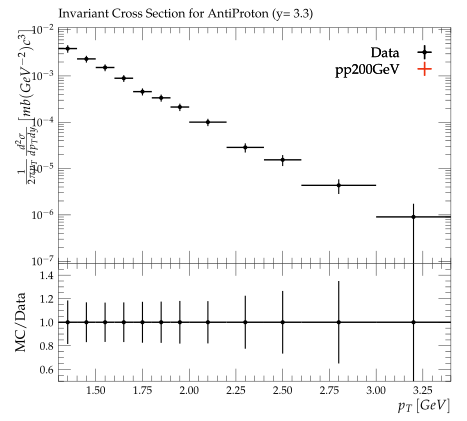

Here is the Python script that generated this plot:
#! /usr/bin/env python3

# This Python script was auto-generated using YODA v2.1.0.
# Analysis object: /BRAHMS_2007_I742956/d12-x01-y01
# Timestamp: 07-10-2025 (17:32:21)

import matplotlib as mpl
import matplotlib.pyplot as plt
mpl.use('Agg') # comment out for interactive use
import os
import numpy as np
from numpy import nan, inf

plotDir = os.path.split(os.path.realpath(__file__))[0]
if 'YODA_USER_PLOT_PATH' in globals():
    plot_outdir = globals()['YODA_USER_PLOT_PATH']
else:
    plot_outdir = plotDir

#plot style
plt.style.use(os.path.join(plotDir, '../default.mplstyle'))
# plot metadata
figW, figH = plt.rcParams['figure.figsize']
ax_xLabel = r'$p_T \left[GeV\right]$'
ax_yLabel = r'$\frac{1}{2\pi{p_{T}}}\frac{d^2\sigma}{dp_{T}dy}\left[mb(GeV^{-2})c^3\right]$'
ax_title  = r'Invariant Cross Section for AntiProton (y= 3.3)'
ax_xScale = 'linear'
ax_yScale = 'log'
xLims = (1.3, 3.4)
yLims = (9e-08, 0.011000000000000001)

# TeX-friendly labels for the legend
labels = {
    'legend' : ([ r"Data", r"pp200GeV" ], r""),
}

# Adjust canvas width and height
canvasW = 10.0
canvasH = 9.0
figW *= canvasW/10.
figH *= canvasH/9.

# Create figure and axis objects
fig, (ax, ratio0_ax) = plt.subplots(2, 1, sharex=True,
                  figsize=(figW,figH), gridspec_kw={'height_ratios': (6.0, 3.0)})

# Set figure margins
plt.subplots_adjust(
    left   = 1.0 * plt.rcParams['figure.subplot.left'],
    right  = 1.0 * plt.rcParams['figure.subplot.right'],
    top    = 1.0 * plt.rcParams['figure.subplot.top'],
    bottom = 1.0 * plt.rcParams['figure.subplot.bottom'])

ratio0_ax.yaxis.set_major_locator(mpl.ticker.MultipleLocator(0.2))
ratio0_ax.set_ylim(0.5, 1.4999)
ratio0_ax.set_ylabel('MC/Data')

# the numerical data is stored in a separate file
dataf = dict()
prefix = os.path.split(__file__)[0]
if prefix:    prefix = prefix + '/'
exec(open(prefix+'d12-x01-y01__data.py').read(), dataf)


legend_handles = dict() # keep track of handles for the legend

# style options for curves
# starts at zorder>=5 to draw curve on top of legend
styles = {
  'Data': {
    'color' : 'black',
    'linestyle' : '-',
    'linewidth' : 1,
    'marker' : 'o',
    'markersize' : 2,
    'capsize' : 0.0,
    'zorder' : 5,
    'histstyle' : 0,
    'drawstyle' : 'steps-pre',
    'xerrorbars' : 1,
    'yerrorbars' : 1,
    'fillcolor' : None,
    'fillopacity' : 1.0,
    'ratio0_linestyle' : '-',
    'ratio0_linewidth' : 1,
    'ratio0_marker' : 'o',
    'ratio0_markersize' : 2,
    'ratio0_capsize' : 0.0,
    'ratio0_zorder' : 5,
    'ratio0_histstyle' : 0,
    'ratio0_drawstyle' : 'steps-pre',
    'ratio0_xerrorbars' : 1,
    'ratio0_yerrorbars' : 1,
  },
  'pp200GeV.yoda': {
    'color' : '#EE3311',
    'linestyle' : '-',
    'linewidth' : 1,
    'marker' : 'none',
    'markersize' : 2,
    'capsize' : 0.0,
    'zorder' : 6,
    'histstyle' : 1,
    'drawstyle' : 'steps-pre',
    'xerrorbars' : 1,
    'yerrorbars' : 1,
    'fillcolor' : None,
    'fillopacity' : 1.0,
    'ratio0_linestyle' : '-',
    'ratio0_linewidth' : 1,
    'ratio0_marker' : 'none',
    'ratio0_markersize' : 2,
    'ratio0_capsize' : 0.0,
    'ratio0_zorder' : 6,
    'ratio0_histstyle' : 1,
    'ratio0_drawstyle' : 'steps-pre',
    'ratio0_xerrorbars' : 1,
    'ratio0_yerrorbars' : 1,
  },
}

# curve from input yoda files in main panel
for label, yvals in dataf['yvals'].items():
    if all(np.isnan(v) for v in dataf['yvals'][label]):
        continue
    tmp = None
    if styles[label]['histstyle']: # draw as histogram
        xpos = dataf['xedges'][label] if styles[label]['drawstyle'] else dataf['xpoints'][label]
        ypos = np.insert(yvals, 0, yvals[0]) if styles[label]['drawstyle'] else yvals
        if styles[label]['fillcolor']: # fill area below curve
            ax.fill_between(xpos, ypos, step='pre',
                            color=styles[label]['fillcolor'],
                            alpha=styles[label]['fillopacity'])
        tmp, = ax.plot(xpos, ypos,
                       color=styles[label]['color'],
                       linestyle=styles[label]['linestyle'],
                       linewidth=styles[label]['linewidth'],
                       drawstyle=styles[label]['drawstyle'], solid_joinstyle='miter',
                       zorder=styles[label]['zorder'], label=label)
    tmp = ax.errorbar(dataf['xpoints'][label], yvals,
                      xerr=np.array(dataf['xerrs'][label])*styles[label]['xerrorbars'],
                      yerr=np.array(dataf['yerrs'][label])*styles[label]['yerrorbars'],
                      fmt=styles[label]['marker'], capsize=styles[label]['capsize'],
                      markersize=styles[label]['markersize'],
                      ecolor=styles[label]['color'],
                      color=styles[label]['color'], zorder=styles[label]['zorder'])
    tmp[-1][0].set_linestyle(styles[label]['linestyle'])
    tmp[-1][0].set_linewidth(styles[label]['linewidth'])
    if label in dataf['add_legend_handle']:  legend_handles[label] = tmp
    for varLabel in dataf['variation_yvals'].keys():
        if varLabel.startswith(label):
            tmp, = ax.plot(dataf['xedges'][label], dataf['variation_yvals'][varLabel],
                           color=styles[label]['color'],
                           linestyle=styles[label]['linestyle'],
                           linewidth=styles[label]['linewidth'],
                           drawstyle='steps-pre', solid_joinstyle='miter',
                           zorder=styles[label]['zorder'], alpha=0.5)


# plots on ratio panel
# curve from input yoda files in ratio panel
for label, yvals in dataf['ratio0_yvals'].items():
    if all(np.isnan(v) for v in yvals):
        continue
    if styles[label]['ratio0_histstyle']: # plot as histogram
        xpos = dataf['xedges']['Data'] if styles[label]['ratio0_drawstyle'] else dataf['xpoints']['Data']
        ypos = np.insert(yvals, 0, yvals[0]) if styles[label]['ratio0_drawstyle'] else yvals
        ratio0_ax.plot(xpos, ypos,
                       color=styles[label]['color'],
                       linewidth=styles[label]['linewidth'],
                       linestyle=styles[label]['ratio0_linestyle'],
                       drawstyle=styles[label]['ratio0_drawstyle'], zorder=styles[label]['zorder'],
                       solid_joinstyle='miter')
    tmp = ratio0_ax.errorbar(dataf['xpoints']['Data'], yvals,
                             xerr=np.array(dataf['ref_xerrs'])*styles[label]['ratio0_xerrorbars'],
                             yerr=np.array(dataf['ratio0_yerrs'][label])*styles[label]['ratio0_yerrorbars'],
                             fmt=styles[label]['ratio0_marker'], capsize=styles[label]['ratio0_capsize'],
                             markersize=styles[label]['ratio0_markersize'],
                             ecolor=styles[label]['color'],
                             color=styles[label]['color'])
    tmp[-1][0].set_linestyle(styles[label]['ratio0_linestyle'])
    tmp[-1][0].set_linewidth(styles[label]['ratio0_linewidth'])

    for varlabel in dataf['ratio0_variation_vals'].keys():
        if varlabel.startswith(label):
            ratio0_ax.plot(dataf['xedges']['Data'],
                            dataf['ratio0_variation_vals'][varlabel],
                            color=styles[label]['color'],
                            linestyle=styles[label]['linestyle'],
                            linewidth=styles[label]['linewidth'],
                            drawstyle='steps-pre', solid_joinstyle='miter',
                            zorder=1, alpha=0.5)

legend_items = list(legend_handles.values())
ax.add_artist(ax.legend(legend_items,
                        labels['legend'][0],
                        title=labels['legend'][1],
                        alignment='right',
                        loc='upper right',
                        bbox_to_anchor=(1.0, 0.97),markerfirst=False))

# set plot metadata as defined above
ratio0_ax.set_xlabel(ax_xLabel)
ratio0_ax.xaxis.set_label_coords(1., -0.15)
ax.set_ylabel(ax_yLabel, ha='right', va='top')
ax.yaxis.set_label_coords(-0.11, 1.0)
ax.set_title(ax_title, loc='left')
ax.set_xscale(ax_xScale)
ax.set_yscale(ax_yScale)
ax.set_xlim(xLims)
ax.set_ylim(yLims)

# tick formatting
plt.rcParams['xtick.top'] = True
plt.rcParams['ytick.right'] = True
ax.yaxis.set_major_locator(mpl.ticker.LogLocator(base=10.0, numticks=np.inf))
ax.yaxis.set_minor_locator(mpl.ticker.LogLocator(
                           base=10.0, subs=np.arange(0.1, 1, 0.1), numticks=np.inf))
fig.align_ylabels((ax, ratio0_ax))
plt.savefig(os.path.join(plot_outdir, 'd12-x01-y01.pdf'), format='PDF')
plt.savefig(os.path.join(plot_outdir, 'd12-x01-y01.png'), format='PNG')

plt.close(fig)
